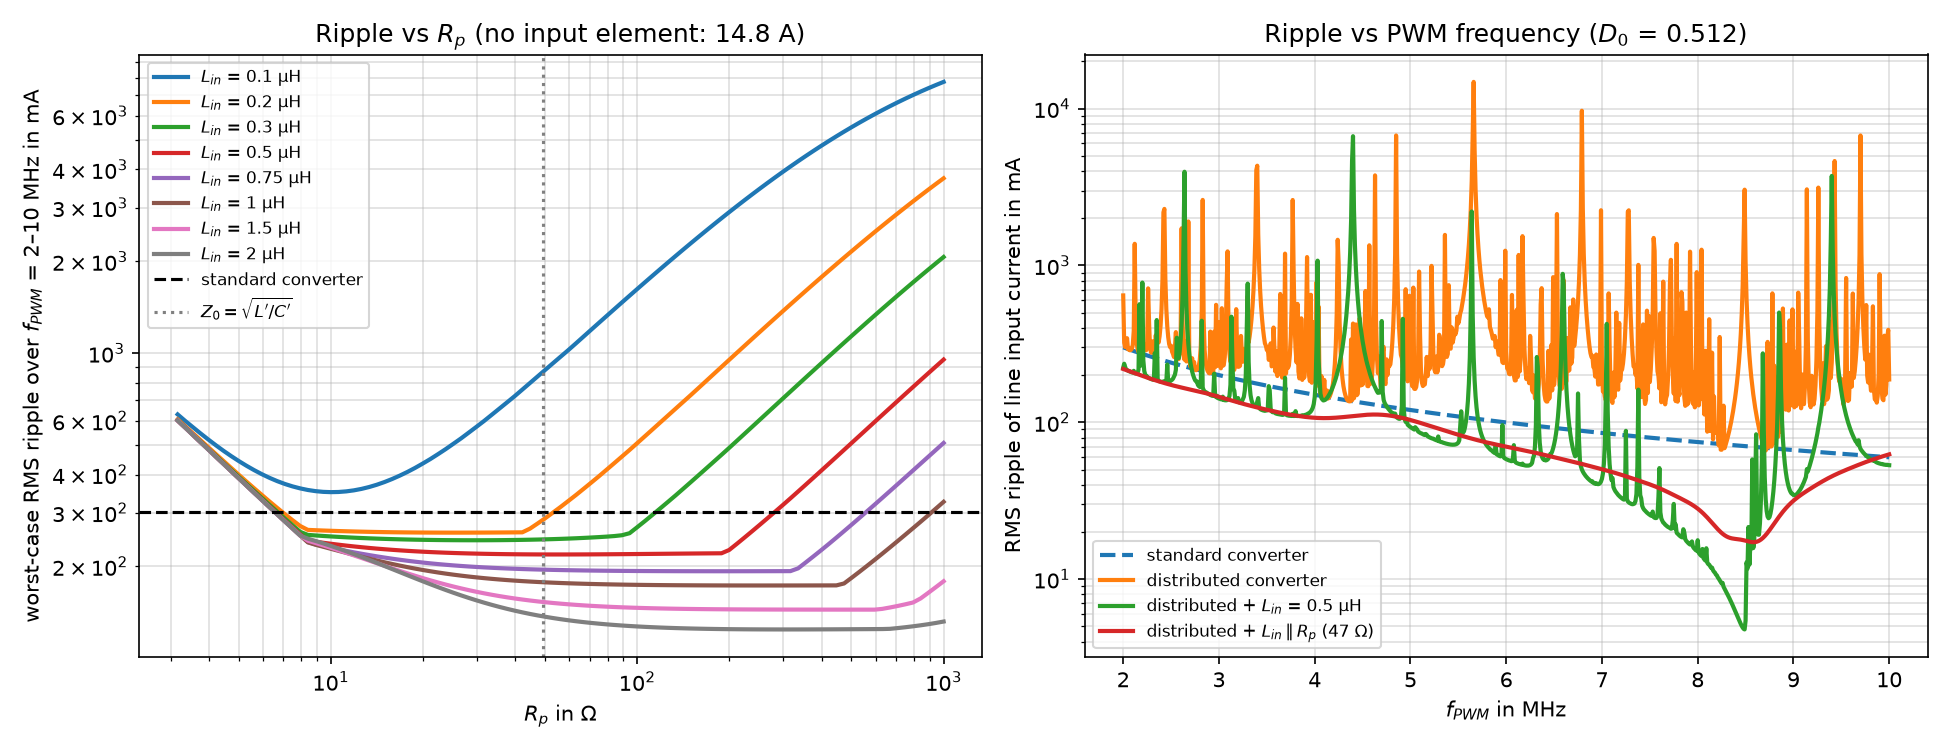

Python code for this plot:
"""Light design study for the input element L_in || R_p of the distributed buck
converter (transfer_functions.md, Section 7).

Figure of merit: the RMS ripple of the line input current under PWM with
duty ratio D0 (paper Section 3.4), worst case over f_PWM in 2..10 MHz. The
ideal-switch model is linear in d(t), so the ripple follows exactly from the
Fourier series of d(t) pushed through P(jw):

    d(t) = D0 + sum_k a_k cos(k w_PWM t + phi_k),  a_k = 2|sin(pi k D0)| / (pi k)
    I_rms,ripple = sqrt( sum_k (a_k |P(j k w_PWM)|)^2 / 2 )

Run with:  uv run input_filter_design.py
"""

import sys
from pathlib import Path

import matplotlib.pyplot as plt
import numpy as np

sys.path.insert(0, str(Path(__file__).resolve().parent.parent))  # repo root, for bode.py
import bode as b  # noqa: E402

D0 = 0.512  # duty ratio for v0 = 6 V, paper Eq. (26)
K = 40  # number of PWM harmonics
Z0 = np.sqrt(b.Lp / b.Cp)  # line characteristic impedance (lossless), ~49 Ohm

k = np.arange(1, K + 1)
a_k = 2 * np.abs(np.sin(np.pi * k * D0)) / (np.pi * k)
f_pwm = np.linspace(2e6, 10e6, 801)
S = 2j * np.pi * np.outer(f_pwm, k)  # s at every harmonic of every f_PWM


def ripple(P_fn):
    """RMS ripple current [A] for each f_PWM, given P_fn(s)."""
    P = P_fn(S)
    return np.sqrt(np.sum((np.abs(P) * a_k) ** 2, axis=1) / 2)


def hf_peak_db(L_in, R_p):
    """Largest gain of the L_in || R_p plant above 10^7 rad/s (line resonances)."""
    w = np.logspace(7, 9.5, 20_000)
    return 20 * np.log10(np.abs(b.P_distributed_LR(1j * w, L_in, R_p)).max())


def main_resonance(L_in, R_p):
    """(frequency in kHz, gain in dB) of the main LC-like resonance."""
    w = np.logspace(4, 7, 4000)
    P = np.abs(b.P_distributed_LR(1j * w, L_in, R_p))
    i = P.argmax()
    return w[i] / (2 * np.pi * 1e3), 20 * np.log10(P[i])


def main():
    r_lumped = ripple(b.P_lumped).max()
    r_dist = ripple(b.P_distributed).max()
    print(f"Z0 = {Z0:.1f} Ohm")
    print(f"worst-case ripple, standard converter:            {r_lumped * 1e3:7.0f} mA")
    print(f"worst-case ripple, distributed (no input element): {r_dist * 1e3:7.0f} mA\n")

    Rps = np.logspace(0.5, 3, 101)
    Lins = [0.1e-6, 0.2e-6, 0.3e-6, 0.5e-6, 0.75e-6, 1e-6, 1.5e-6, 2e-6]
    sweeps = {}
    print(" L_in    best R_p  (within 10%)   ripple   HF peak   main res.  | R_p = Z0: ripple  HF peak")
    for L_in in Lins:
        r = np.array([ripple(lambda s: b.P_distributed_LR(s, L_in, R)).max() for R in Rps])
        sweeps[L_in] = r
        i = r.argmin()
        ok = Rps[r < 1.1 * r[i]]
        f0, g0 = main_resonance(L_in, Rps[i])
        rz = ripple(lambda s: b.P_distributed_LR(s, L_in, Z0)).max()
        print(
            f"{L_in * 1e6:4.2f} µH  {Rps[i]:6.0f} Ω  ({ok.min():3.0f}–{ok.max():4.0f} Ω)"
            f"  {r[i] * 1e3:5.0f} mA  {hf_peak_db(L_in, Rps[i]):5.1f} dB"
            f"  {f0:4.0f} kHz {g0:4.1f} dB"
            f"  |  {rz * 1e3:5.0f} mA  {hf_peak_db(L_in, Z0):5.1f} dB"
        )

    fig, (ax1, ax2) = plt.subplots(1, 2, figsize=(13, 5))
    for L_in, r in sweeps.items():
        ax1.loglog(Rps, r * 1e3, lw=2, label=rf"$L_{{in}}$ = {L_in * 1e6:g} µH")
    ax1.axhline(r_lumped * 1e3, color="k", ls="--", label="standard converter")
    ax1.axvline(Z0, color="gray", ls=":", label=r"$Z_0=\sqrt{L'/C'}$")
    ax1.set_xlabel(r"$R_p$ in Ω")
    ax1.set_ylabel(r"worst-case RMS ripple over $f_{PWM}$ = 2–10 MHz in mA")
    ax1.set_title(rf"Ripple vs $R_p$ (no input element: {r_dist:.1f} A)")

    curves = {
        "standard converter": b.P_lumped,
        "distributed converter": b.P_distributed,
        rf"distributed + $L_{{in}}$ = {b.Lin * 1e6:g} µH": b.P_distributed_L,
        rf"distributed + $L_{{in}} \parallel R_p$ ({b.Rp:g} Ω)": b.P_distributed_LR,
    }
    for (label, P_fn), style in zip(curves.items(), ["--", "-", "-", "-"]):
        ax2.semilogy(f_pwm / 1e6, ripple(P_fn) * 1e3, style, lw=2, label=label)
    ax2.set_xlabel(r"$f_{PWM}$ in MHz")
    ax2.set_ylabel("RMS ripple of line input current in mA")
    ax2.set_title(rf"Ripple vs PWM frequency ($D_0$ = {D0})")
    for ax in (ax1, ax2):
        ax.grid(True, which="both", alpha=0.4)
        ax.legend(fontsize=8)
    fig.tight_layout()
    fig.savefig("input_filter_design.png", dpi=150)
    print("\nsaved input_filter_design.png")
    plt.show()


if __name__ == "__main__":
    main()
